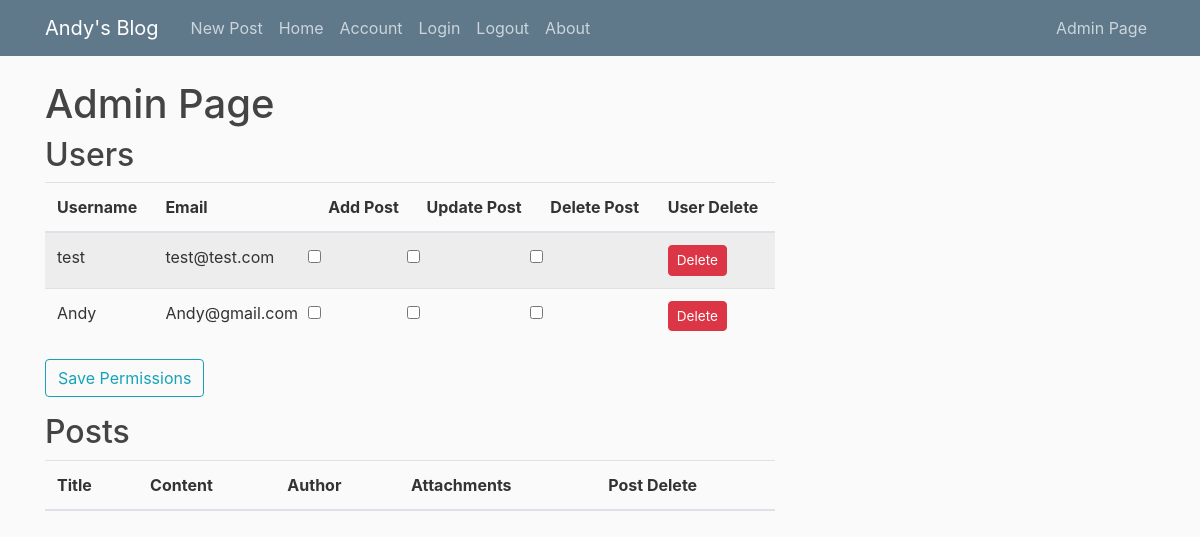
The page /admin_page (signed in) on the database as committed earlier.
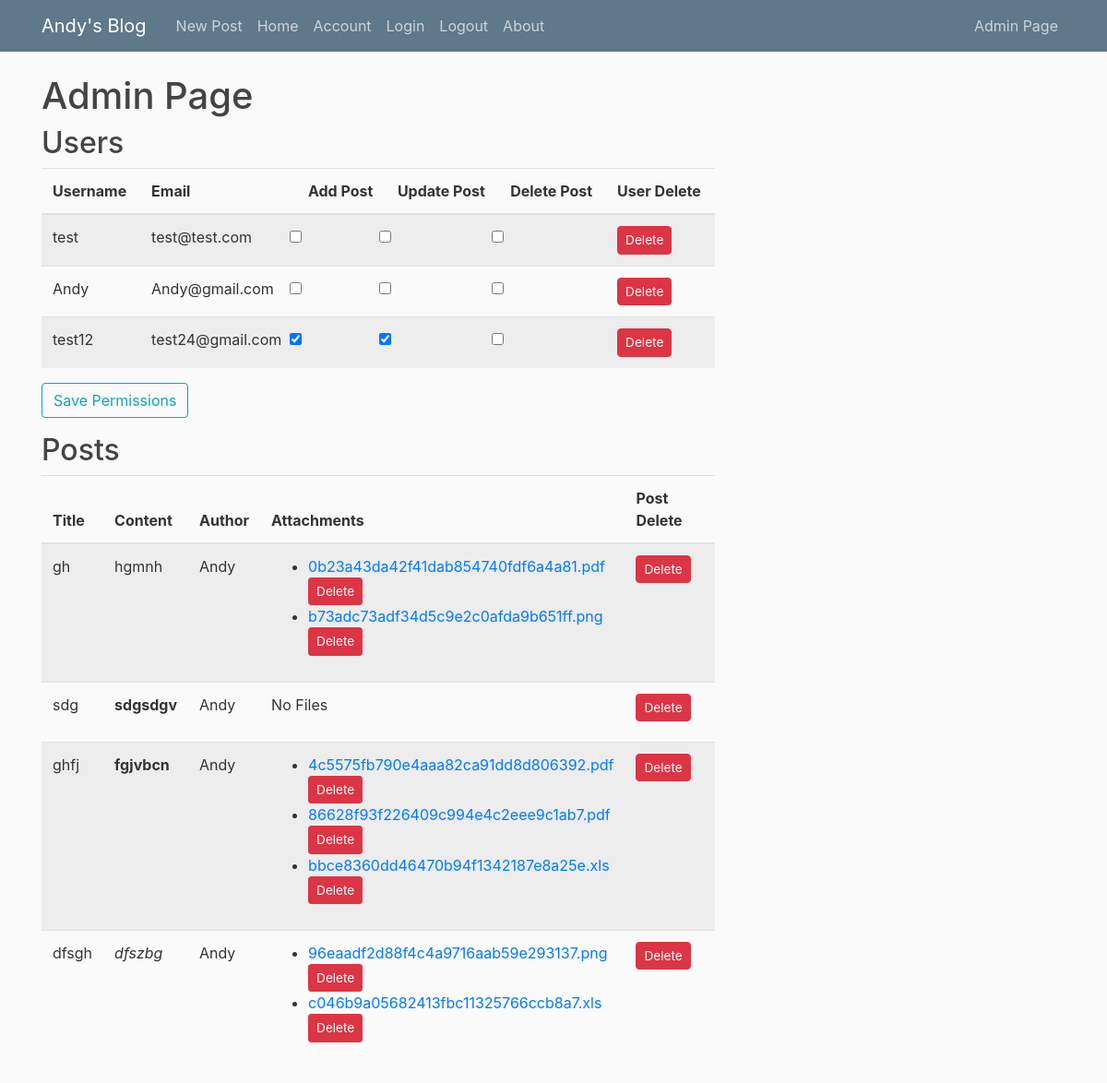
The same page on the database as committed later.
### flaskblog/models.py (models this page shows, shortened)
class User(db.Model, UserMixin):
    id = db.Column(db.Integer, primary_key=True)
    username = db.Column(db.String(20), unique=True, nullable=False)
    email = db.Column(db.String(120), unique=True, nullable=False)
    image_file = db.Column(db.String(20), nullable=False, default='default.jpg')
    password = db.Column(db.String(60), nullable=False)
    posts = db.relationship('Post', backref='author', lazy=True)
    is_admin = db.Column(db.Boolean, default=False)
    can_add_post = db.Column(db.Boolean, default=False)
    can_update_post = db.Column(db.Boolean, default=False)
    can_delete_post = db.Column(db.Boolean, default=False)

class Post(db.Model):
    id = db.Column(db.Integer, primary_key=True)
    title = db.Column(db.String(100), nullable=False)
    date_posted = db.Column(db.DateTime, nullable=False, default=datetime.utcnow)
    content = db.Column(db.Text, nullable=False)
    user_id = db.Column(db.Integer, db.ForeignKey('user.id'), nullable=False)
    image_filename = db.Column(db.String(255))  # Store the filename of the uploaded image
    pdf_filename = db.Column(db.String(255))
    excel_filename = db.Column(db.String(255))   # Store the filename of the uploaded PDF
    files_filename = db.Column(db.String(255))
    files = db.relationship('File', secondary='post_file_association', back_populates='posts')

class File(db.Model):
    id = db.Column(db.Integer, primary_key=True)
    filename = db.Column(db.String(255), nullable=False)
    posts = db.relationship('Post', secondary='post_file_association', back_populates='files')

### flaskblog/admin/routes.py (the view, shortened to what this page needs)
@admin.route("/admin_page", methods=['GET', 'POST'])
@admin_required
def admin_page():
    users = User.query.all()
    form = UserPermissionsForm()  # No need to pass user_ids anymore
    posts = Post.query.all()
    return render_template('admin_page.html', users=users, posts=posts, form=form)

### flaskblog/admin/forms.py
class UserPermissionsForm(FlaskForm):
    submit = SubmitField("Save Permissions")

### flaskblog/admin/routes.py (called while the page is built)
def admin_required(f):
    @wraps(f)
    def decorated_function(*args, **kwargs):
        if current_user.is_authenticated and current_user.is_admin:
            return f(*args, **kwargs)
        else:
            abort(403)  # Access denied
    return decorated_function

### flaskblog/models.py (called while the page is built)
@login_manager.user_loader
def load_user(user_id):
    return User.query.get(int(user_id))

### flaskblog/templates/admin_page.html (shortened to what this page needs)
{% extends "layout.html" %}
{% block content %}
    <h1>Admin Page</h1>
    <h2>Users</h2>
    <form method="POST" action="">
        <table class="table table-striped">
            <thead>
                <tr>
                    <th>Username</th>
                    <th>Email</th>
                    <th>Add Post</th>
                    <th>Update Post</th>
                    <th>Delete Post</th>
                    <th>User Delete</th>
                </tr>
            </thead>
            <tbody>
                {% for user in users %}
                    <tr>
                        <td>{{ user.username }}</td>
                        <td>{{ user.email }}</td>
                        <td><input type="checkbox" name="can_add_post_{{ user.id }}" class="form-check-input" {% if user.can_add_post %}checked{% endif %}></td>
                        <td><input type="checkbox" name="can_update_post_{{ user.id }}" class="form-check-input" {% if user.can_update_post %}checked{% endif %}></td>
                        <td><input type="checkbox" name="can_delete_post_{{ user.id }}" class="form-check-input" {% if user.can_delete_post %}checked{% endif %}></td>
                        <td>
                            {% if current_user.is_admin %}
                                <form method="POST" action="{{ url_for('users.delete_user', user_id=user.id) }}">
                                    <button type="button" class="btn btn-danger" style="padding: 0.25rem 0.5rem; font-size: 0.85rem; margin-top: 0" data-toggle="modal" data-target="#deleteModal{{ user.id }}">Delete</button>
                                </form>
                            {% else %}
                                <p>You do not have permission to delete users.</p>
                            {% endif %}
                        </td>
                    </tr>
                {% endfor %}
            </tbody>
        </table>
        <div class="form-group">
            {{ form.submit(class="btn btn-outline-info") }}
        </div>
    </form>
    <h2>Posts</h2>
    <table class="table table-striped">
        <thead>
            <tr>
                <th>Title</th>
                <th>Content</th>
                <th>Author</th>
                <th>Attachments</th>
                <th>Post Delete</th>
            </tr>
        </thead>
        <tbody>
            {% for post in posts %}
                <tr>
                    <td>{{ post.title }}</td>
                    <td>{{ post.content | safe }}</td>
                    <td>{{ post.author.username }}</td>
                    <td>
                        {% if post.files %}
                            <ul>
                                {% for file in post.files %}
                                    <li>
                                        <a href="{{ url_for('static', filename='uploads/' + file.filename) }}" target="_blank">{{ file.filename }}</a>
                                        {% if current_user.is_admin %}
                                            <form method="POST" action="{{ url_for('posts.delete_file', post_id=post.id, file_id=file.id) }}">
                                                <button type="submit" class="btn btn-danger btn-sm" style="padding: 0.25rem 0.5rem; font-size: 0.85rem;">Delete</button>
                                            </form>
                                        {% endif %}
                                    </li>
                                {% endfor %}
                            </ul>
                        {% else %}
                            No Files
                        {% endif %}
                    </td>
                    <td>
                        <form method="POST" action="{{ url_for('posts.delete_post', post_id=post.id) }}">
                            <button type="button" class="btn btn-danger" style="padding: 0.25rem 0.5rem; font-size: 0.85rem; margin-top: 0" data-toggle="modal" data-target="#deleteModal{{ post.id }}">Delete</button>
                        </form>
                    </td>
                </tr>
            {% endfor %}
        </tbody>
    </table>
{% endblock content %}

Rows that differ between the two databases and show on the page:
added User: username "test12", email "test24@gmail.com", can_add_post "☑", can_update_post "☑"
added Post: title "gh", content "hgmnh", author.username "Andy"
added File: filename "0b23a43da42f41dab854740fdf6a4a81.pdf", shown under "gh"
added File: filename "b73adc73adf34d5c9e2c0afda9b651ff.png", shown under "gh"
added Post: title "sdg", content "sdgsdgv", author.username "Andy", shows "No Files"
added Post: title "ghfj", content "fgjvbcn", author.username "Andy"
added File: filename "4c5575fb790e4aaa82ca91dd8d806392.pdf", shown under "ghfj"
added File: filename "86628f93f226409c994e4c2eee9c1ab7.pdf", shown under "ghfj"
added File: filename "bbce8360dd46470b94f1342187e8a25e.xls", shown under "ghfj"
added Post: title "dfsgh", content "dfszbg", author.username "Andy"
added File: filename "96eaadf2d88f4c4a9716aab59e293137.png", shown under "dfsgh"
added File: filename "c046b9a05682413fbc11325766ccb8a7.xls", shown under "dfsgh"
